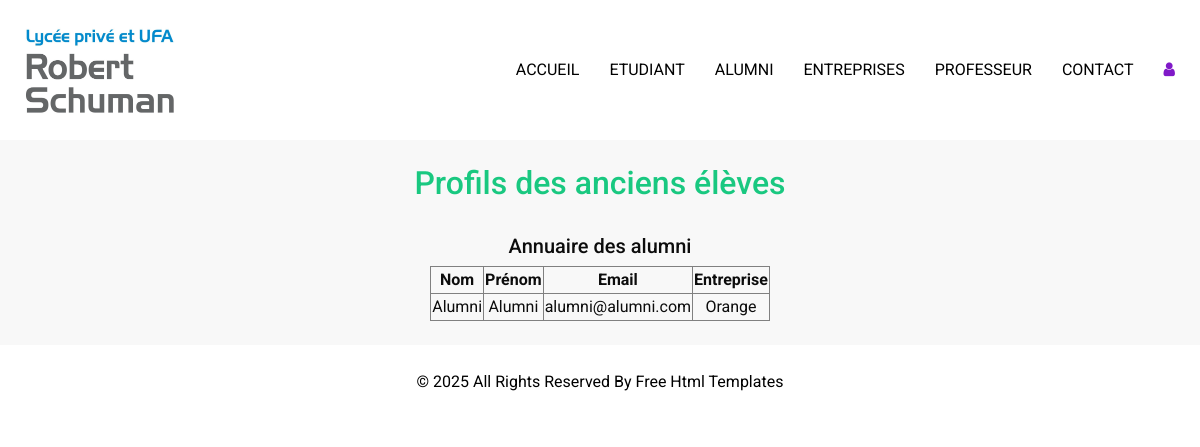
/professeur/prof_profils_anciens_eleves.php (signed in), run on the app's committed database.
### tables this page shows
CREATE TABLE `alumni` (
  `REF_UTILISATEUR` int NOT NULL,
  `REF_ENTREPRISE` int NOT NULL,
  `est_gestionaire` tinyint(1) NOT NULL DEFAULT '0'
);

CREATE TABLE `utilisateur` (
  `id_utilisateur` int NOT NULL,
  `nom` varchar(50) NOT NULL,
  `prenom` varchar(50) NOT NULL,
  `email` varchar(150) NOT NULL,
  `mdp` varchar(100) NOT NULL,
  `info_sup` text,
  `role` varchar(30) NOT NULL,
  `active` tinyint(1) NOT NULL DEFAULT '0'
);

CREATE TABLE `entreprise` (
  `id_entreprise` int NOT NULL,
  `nom` varchar(50) NOT NULL
);

### PHP/bdd/Bdd.php (called while the page is built)
<?php
class Bdd {
    private $bdd;
    private $serveur = "localhost" ;
    private $nomBdd = "projet_lprs" ;
    private $username = "root";
    private $password = "";
    public function __construct(){
        $this->bdd = new PDO('mysql:host='.$this->serveur.';dbname='.$this->nomBdd,$this->username,$this->password);
    }
    public function getBdd(){
        return $this->bdd;
    }
}
?>

### professeur/prof_profils_anciens_eleves.php (the view, shortened to what this page needs)
<?php
include '../PHP/bdd/Bdd.php';
$bdd = new Bdd;
$req = $bdd->getBdd()->query('SELECT a.REF_UTILISATEUR as id, u.nom, u.prenom, u.email, e.nom as entreprise FROM utilisateur as u INNER JOIN alumni as a ON u.id_utilisateur = a.REF_UTILISATEUR INNER JOIN entreprise as e ON e.id_entreprise = a.REF_ENTREPRISE;');
$res = $req->fetchAll();
?>
<!DOCTYPE html>
<html lang="fr">
<head>
  <link rel="stylesheet" type="text/css" href="../css/bootstrap.css" />
  <link href="../css/font-awesome.min.css" rel="stylesheet" />
  <link href="../css/style.css" rel="stylesheet" />
  <link href="../css/responsive.css" rel="stylesheet" />
</head>
<body>
  <div class="hero_area">
    <header class="header_section">
      <div class="container-fluid">
        <nav class="navbar navbar-expand-lg custom_nav-container ">
          <a class="navbar-brand" href="../index.php">
            <span>
              <img src="../images/RobertSchuman.webp" alt="" width="150" height="100" />
            </span>
          </a>
          <div class="collapse navbar-collapse" id="navbarSupportedContent">
              <ul class="navbar-nav  ">
                  <li class="nav-item">
                      <a class="nav-link" href="../index.php">Accueil</a>
                  </li>
                  <li class="nav-item">
                      <div class="dropdown">
                          <button class="nav-link dropbtn">Etudiant
                          </button>
                      </div>
                  </li>
                  <li class="nav-item">
                      <div class="dropdown">
                          <button class="nav-link dropbtn">Alumni
                          </button>
                      </div>
                  </li>
                  <li class="nav-item">
                      <div class="dropdown">
                          <button class="nav-link dropbtn">Entreprises
                          </button>
                      </div>
                  </li>
                  <li class="nav-item">
                      <div class="dropdown">
                          <a href="professeur.php">
                              <button class="nav-link dropbtn">Professeur
                              </button>
                          </a>
                      </div>
                  </li>
                  <li class="nav-item">
                      <a class="nav-link" href="../contact.php">Contact</a>
                  </li>
              </ul>
              <div class="user_optio_box">
                  <?php
                  if (isset($_SESSION['id'])) {
                      ?>
                      <a href="../profile.php">
                          <i class="fa fa-user" aria-hidden="true"></i>
                      </a>
                      <?php
                  } else {
                      ?>
                      <a href="../connexion_global.php">
                          <i class="fa fa-user" aria-hidden="true"></i>
                      </a>
                      <?php
                  }
                  ?>
              </div>
          </div>
        </nav>
      </div>
    </header>
  <section class="service_section">
    <div class="container-fluid">
      <div class="row">
          <div style="text-align: center; margin: auto;">
              <br>
              <?php
              if (isset($_SESSION['id']) && $_SESSION['role'] == "prof"){
              ?>
              <h2 style="color: #19c880">Profils des anciens élèves</h2>
              <br>
              <h5>Annuaire des alumni</h5>
              <table border="1px" style="text-align: center; margin:auto;">
                  <tr>
                      <th>Nom</th>
                      <th>Prénom</th>
                      <th>Email</th>
                      <th>Entreprise</th>
                  </tr>
                  <?php
                  if (empty($res)) {
                  ?>
                      <tr>
                          <td colspan="5">Aucun alumni trouvé.</td>
                      </tr>
                  <?php
                  } else {
                      foreach($res as $alumni){
                  ?>
                    <tr>
                        <td><?php echo $alumni['nom'] ?></td>
                        <td><?php echo $alumni['prenom'] ?></td>
                        <td><?php echo $alumni['email'] ?></td>
                        <td><?php echo $alumni['entreprise'] ?></td>
                    </tr>
                  <?php
                      }
                  }
                  ?>
              </table>
              <?php
              } else {
              ?>
                  <h1>Vous n'avez pas accès à cette page.</h1>
              <?php
              }
              ?>
              <br>
          </div>
      </div>
    </div>
  </section>
  <section class="footer_section">
    <div class="container">
      <p>
        &copy; <span id="displayYear"></span> All Rights Reserved By
        <a href="https://html.design/">Free Html Templates</a>
      </p>
    </div>
  </section>
</body>
</html>

### css/style.css (style rules this page uses)
body { font-family: "Roboto", sans-serif; color: #0c0c0c; background-color: #ffffff; overflow-x: hidden; }
a, a:hover, a:focus { text-decoration: none; }
.hero_area { position: relative; min-height: 100vh; display: -webkit-box; display: -ms-flexbox; display: flex; -webkit-box-orient: vertical; -webkit-box-direction: normal; -ms-flex-direction: column; flex-direction: column; }
.header_section .container-fluid { padding-right: 25px; padding-left: 25px; }
.navbar-brand span { font-weight: bold; color: #000000; font-size: 24px; text-transform: uppercase; }
.custom_nav-container { padding: 15px 0; }
.custom_nav-container .navbar-nav { margin: auto; }
.custom_nav-container .navbar-nav .nav-item .nav-link { padding: 5px 25px; color: #000000; text-align: center; text-transform: uppercase; border-radius: 5px; -webkit-transition: all 0.3s; transition: all 0.3s; }
.user_optio_box { display: -webkit-box; display: -ms-flexbox; display: flex; }
.user_optio_box a { margin-left: 15px; color: #8019c8; }
.service_section { position: relative; background-color: #f8f8f8; }
.footer_section { position: relative; background-color: #ffffff; text-align: center; }
.footer_section p { color: #000000; padding: 25px 0; margin: 0; }
.footer_section p a { color: inherit; }

### css/responsive.css (style rules this page uses)
@media (max-width: 1300px) { .custom_nav-container .navbar-nav { margin: 0; margin-left: auto; align-items: center; } }
@media (max-width: 1300px) { .custom_nav-container .navbar-nav .nav-item .nav-link { padding: 5px 15px; } }
@media (min-width: 1200px) { .container { max-width: 1170px; } }

### professeur/prof_profils_anciens_eleves.php (style rules this page uses)
.dropbtn { font-size: 16px; border: none; outline: none; color: white; padding: 14px 16px; background-color: inherit; font-family: inherit; margin: 0; }

### data on the page
alumni: REF_UTILISATEUR.nom "Alumni", REF_UTILISATEUR.prenom "Alumni", REF_UTILISATEUR.email "alumni@alumni.com", REF_ENTREPRISE.nom "Orange"
